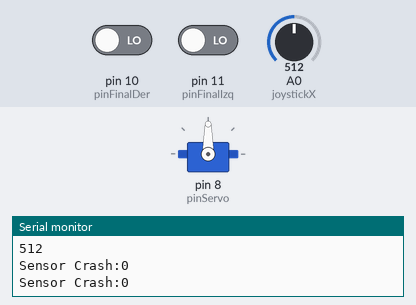
This sketch was run on a simulated Arduino Uno, built with avr-gcc and run on an emulated ATmega328P. Shown: servo, the last lines printed to the serial monitor. The inputs (shaded band) are chosen by the test bench; at power-on: pin 11 (pinFinalIzq) LOW, A0 (joystickX) = 512, pin 10 (pinFinalDer) LOW.

Above: at 1.2 s.
1.3 s: pin 11 (pinFinalIzq) driven HIGH
At 1.7 s:
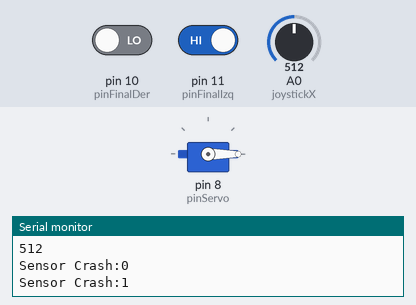
2.8 s: A0 (joystickX) set to 412
4.3 s: A0 (joystickX) set to 386
At 5.0 s:
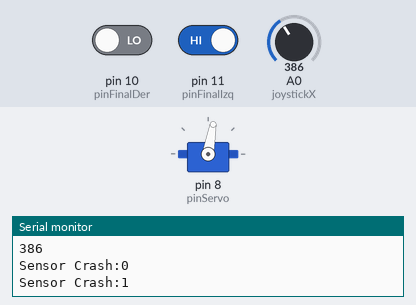
7.3 s: A0 (joystickX) set to 410
At 8.3 s:
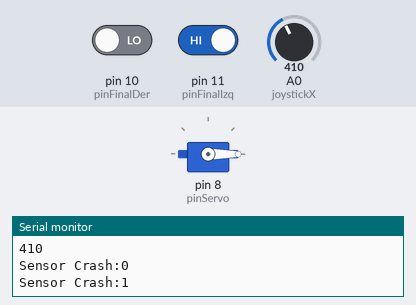
10.3 s: A0 (joystickX) set to 390
At 11.6 s:
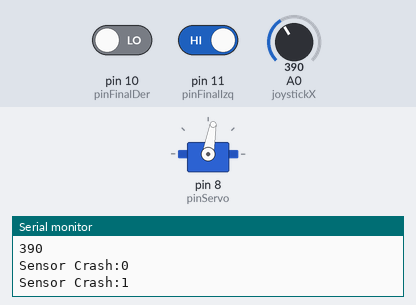
Timing chart, 0 to 12.8 s (numbered marks = the images above; inputs shaded):
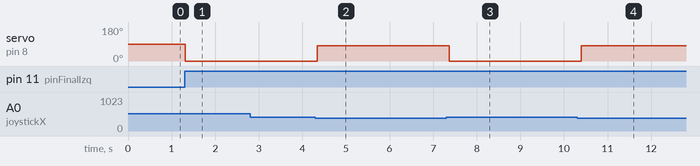

Measured:
- the behaviour switches between 401 and 400 on A0 (joystickX) (found by bisection; images 1 and 2)
- after the input at 1.3 s, servo on pin 8 (pinServo): 90° → 0° at once
- after the input at 4.3 s, servo on pin 8 (pinServo): 0° → 80° at once
- after the input at 7.3 s, servo on pin 8 (pinServo): 80° → 0° after 0.07 s
- after the input at 10.3 s, servo on pin 8 (pinServo): 0° → 80° after 0.10 s

The sketch:

4.4.ino
```cpp
 #include <Servo.h>

int joystickX =A0;
int joystickY=A1;
int joystickBoton=9;
int pinServo=8;
int pinFinalDer=10;
int pinFinalIzq=11;
 int xValue =0;
 int finalD=0;
 int finalI=0;
Servo servo;


void setup(){
  pinMode(joystickX, INPUT);
  pinMode(joystickY, INPUT);

  // Botón del joystick como entrada con resistencia pull-up
  pinMode(joystickBoton, INPUT_PULLUP);

  // Pines de los finales de carrera como entradas (con pull-up si son NC)
  pinMode(pinFinalDer, INPUT);
  pinMode(pinFinalIzq, INPUT);

  // Pin del servo como salida
  servo.attach(pinServo);

  // Comunicación opcional para depuración
  Serial.begin(9600);
}

void loop(){
  xValue = analogRead(joystickX); // Lee el eje X del joystick (0–1023)
  finalD= digitalRead(pinFinalDer);
  finalI=digitalRead(pinFinalIzq);
  Serial.println(xValue);

  Serial.println("Sensor Crash:"+String(digitalRead(pinFinalDer)));
  Serial.println("Sensor Crash:"+String(digitalRead(pinFinalIzq)));


   servo.write(90);


  if (xValue > 400  && finalI== HIGH ) {
    servo.write(0);
  }
  else if (xValue >300 && xValue <400 && finalI== HIGH) {
    servo.write(80);

  }
  else if (xValue < 200 && xValue>100  && finalD==HIGH ) {
        servo.write(100);

  }
   else if (xValue < 100 && finalD==HIGH  ) {
        servo.write(180);

  }
  else {
    servo.write(90);

  }


  delay(100);

}
```
